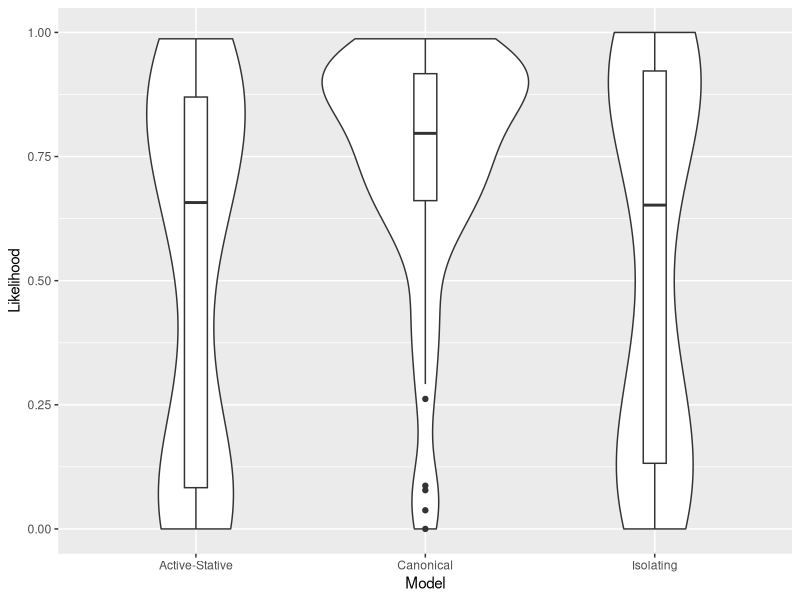

This figure's R source:
require(ggplot2)

#kl <- read.csv('kldivs.tsv',header=F,sep='\t')
#wide <- reshape(kl,idvar='V2',timevar='V1',direction='wide')

liks <- read.csv('likelihoods.tsv',header=F,sep='\t')

wide <- reshape(liks,idvar='V2',timevar='V1',direction='wide')
wide <- na.omit(wide)

colnames(liks) <- c('Model','Feature','Likelihood')

#pairwise.wilcox.test(c(wide$V3.Canonical,wide$V3.Isolating,wide$V3.Active-Stative),c(rep('c',46),rep('i',46),rep('a',46)),paired=T,'bonferroni')
pairwise.wilcox.test(c(wide[,2],wide[,3],wide[,4]),c(rep('c',46),rep('i',46),rep('a',46)),paired=T,'bonferroni')


pdf('school_likelihoods.pdf')
ggplot(data=liks,aes(x=Model,y=Likelihood)) + geom_violin() + #stat_summary(fun.data=mean_sdl, mult=1, geom="pointrange") #
				 geom_boxplot(width=0.1)

dev.off()